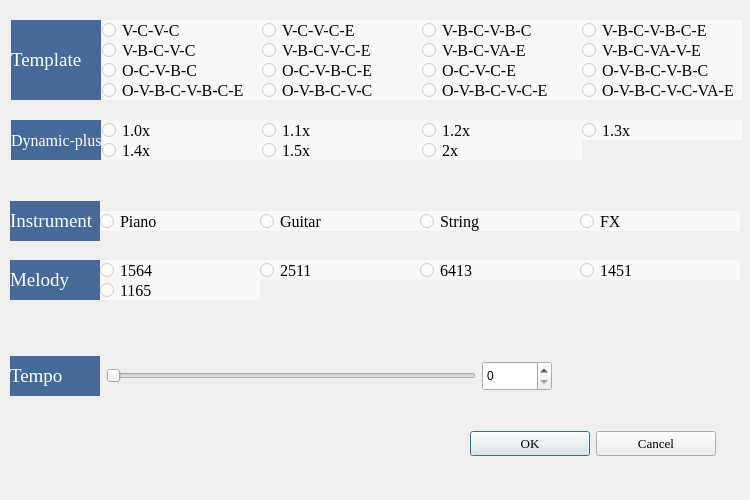
<?xml version="1.0" encoding="UTF-8"?>
<ui version="4.0">
 <class>professionalDialog</class>
 <widget class="QDialog" name="professionalDialog">
  <property name="geometry">
   <rect>
    <x>0</x>
    <y>0</y>
    <width>750</width>
    <height>500</height>
   </rect>
  </property>
  <property name="minimumSize">
   <size>
    <width>750</width>
    <height>500</height>
   </size>
  </property>
  <property name="maximumSize">
   <size>
    <width>750</width>
    <height>500</height>
   </size>
  </property>
  <property name="baseSize">
   <size>
    <width>500</width>
    <height>500</height>
   </size>
  </property>
  <property name="windowTitle">
   <string>Dialog</string>
  </property>
  <property name="styleSheet">
   <string notr="true">#professionalDialog{border-image: url(:/Picture3.png);}</string>
  </property>
  <widget class="QWidget" name="gridLayoutWidget_3">
   <property name="geometry">
    <rect>
     <x>10</x>
     <y>120</y>
     <width>732</width>
     <height>62</height>
    </rect>
   </property>
   <layout class="QGridLayout" name="gridLayout_3">
    <property name="sizeConstraint">
     <enum>QLayout::SetMaximumSize</enum>
    </property>
    <property name="spacing">
     <number>0</number>
    </property>
    <item row="0" column="3">
     <widget class="QRadioButton" name="dy15Button">
      <property name="minimumSize">
       <size>
        <width>160</width>
        <height>20</height>
       </size>
      </property>
      <property name="maximumSize">
       <size>
        <width>160</width>
        <height>20</height>
       </size>
      </property>
      <property name="font">
       <font>
        <family>Times New Roman</family>
        <pointsize>12</pointsize>
       </font>
      </property>
      <property name="styleSheet">
       <string notr="true">background-color: rgba(255, 255, 255, 150);</string>
      </property>
      <property name="text">
       <string>1.2x</string>
      </property>
     </widget>
    </item>
    <item row="1" column="1">
     <widget class="QRadioButton" name="dy30Button">
      <property name="minimumSize">
       <size>
        <width>160</width>
        <height>20</height>
       </size>
      </property>
      <property name="maximumSize">
       <size>
        <width>160</width>
        <height>20</height>
       </size>
      </property>
      <property name="font">
       <font>
        <family>Times New Roman</family>
        <pointsize>12</pointsize>
        <weight>50</weight>
        <bold>false</bold>
       </font>
      </property>
      <property name="styleSheet">
       <string notr="true">background-color: rgba(255, 255, 255, 150);</string>
      </property>
      <property name="text">
       <string>1.4x</string>
      </property>
     </widget>
    </item>
    <item row="1" column="3">
     <widget class="QRadioButton" name="dy50Button">
      <property name="minimumSize">
       <size>
        <width>160</width>
        <height>20</height>
       </size>
      </property>
      <property name="maximumSize">
       <size>
        <width>160</width>
        <height>20</height>
       </size>
      </property>
      <property name="font">
       <font>
        <family>Times New Roman</family>
        <pointsize>12</pointsize>
       </font>
      </property>
      <property name="styleSheet">
       <string notr="true">background-color: rgba(255, 255, 255, 150);</string>
      </property>
      <property name="text">
       <string>2x</string>
      </property>
     </widget>
    </item>
    <item row="0" column="0" rowspan="2" alignment="Qt::AlignHCenter">
     <widget class="QLabel" name="label_3">
      <property name="minimumSize">
       <size>
        <width>90</width>
        <height>40</height>
       </size>
      </property>
      <property name="maximumSize">
       <size>
        <width>90</width>
        <height>40</height>
       </size>
      </property>
      <property name="font">
       <font>
        <family>Times New Roman</family>
        <pointsize>12</pointsize>
       </font>
      </property>
      <property name="styleSheet">
       <string notr="true">background-color: rgba(51, 91, 143, 230);
color: rgb(255, 255, 255);</string>
      </property>
      <property name="text">
       <string>Dynamic-plus</string>
      </property>
     </widget>
    </item>
    <item row="0" column="4">
     <widget class="QRadioButton" name="dy20Button">
      <property name="minimumSize">
       <size>
        <width>160</width>
        <height>20</height>
       </size>
      </property>
      <property name="maximumSize">
       <size>
        <width>160</width>
        <height>20</height>
       </size>
      </property>
      <property name="font">
       <font>
        <family>Times New Roman</family>
        <pointsize>12</pointsize>
       </font>
      </property>
      <property name="styleSheet">
       <string notr="true">background-color: rgba(255, 255, 255, 150);</string>
      </property>
      <property name="text">
       <string>1.3x</string>
      </property>
     </widget>
    </item>
    <item row="1" column="2">
     <widget class="QRadioButton" name="dy40Button">
      <property name="minimumSize">
       <size>
        <width>160</width>
        <height>20</height>
       </size>
      </property>
      <property name="maximumSize">
       <size>
        <width>160</width>
        <height>20</height>
       </size>
      </property>
      <property name="font">
       <font>
        <family>Times New Roman</family>
        <pointsize>12</pointsize>
       </font>
      </property>
      <property name="styleSheet">
       <string notr="true">background-color: rgba(255, 255, 255, 150);</string>
      </property>
      <property name="text">
       <string>1.5x</string>
      </property>
     </widget>
    </item>
    <item row="0" column="2">
     <widget class="QRadioButton" name="dy10Button">
      <property name="minimumSize">
       <size>
        <width>160</width>
        <height>20</height>
       </size>
      </property>
      <property name="maximumSize">
       <size>
        <width>160</width>
        <height>20</height>
       </size>
      </property>
      <property name="font">
       <font>
        <family>Times New Roman</family>
        <pointsize>12</pointsize>
       </font>
      </property>
      <property name="styleSheet">
       <string notr="true">background-color: rgba(255, 255, 255, 150);</string>
      </property>
      <property name="text">
       <string>1.1x</string>
      </property>
     </widget>
    </item>
    <item row="0" column="1">
     <widget class="QRadioButton" name="dy05Button">
      <property name="minimumSize">
       <size>
        <width>160</width>
        <height>20</height>
       </size>
      </property>
      <property name="maximumSize">
       <size>
        <width>160</width>
        <height>20</height>
       </size>
      </property>
      <property name="font">
       <font>
        <family>Times New Roman</family>
        <pointsize>12</pointsize>
       </font>
      </property>
      <property name="styleSheet">
       <string notr="true">background-color: rgba(255, 255, 255, 150);</string>
      </property>
      <property name="text">
       <string>1.0x</string>
      </property>
     </widget>
    </item>
   </layout>
  </widget>
  <widget class="QWidget" name="gridLayoutWidget_2">
   <property name="geometry">
    <rect>
     <x>10</x>
     <y>350</y>
     <width>700</width>
     <height>53</height>
    </rect>
   </property>
   <layout class="QGridLayout" name="gridLayout_2">
    <property name="sizeConstraint">
     <enum>QLayout::SetMaximumSize</enum>
    </property>
    <item row="0" column="2" rowspan="2">
     <widget class="QSpinBox" name="tempospinBox">
      <property name="minimumSize">
       <size>
        <width>70</width>
        <height>30</height>
       </size>
      </property>
      <property name="maximumSize">
       <size>
        <width>70</width>
        <height>30</height>
       </size>
      </property>
     </widget>
    </item>
    <item row="0" column="1" rowspan="2">
     <widget class="QSlider" name="tempoSlider">
      <property name="minimumSize">
       <size>
        <width>370</width>
        <height>20</height>
       </size>
      </property>
      <property name="maximumSize">
       <size>
        <width>370</width>
        <height>20</height>
       </size>
      </property>
      <property name="orientation">
       <enum>Qt::Horizontal</enum>
      </property>
     </widget>
    </item>
    <item row="0" column="3" rowspan="2">
     <spacer name="horizontalSpacer">
      <property name="orientation">
       <enum>Qt::Horizontal</enum>
      </property>
      <property name="sizeType">
       <enum>QSizePolicy::Fixed</enum>
      </property>
      <property name="sizeHint" stdset="0">
       <size>
        <width>150</width>
        <height>20</height>
       </size>
      </property>
     </spacer>
    </item>
    <item row="0" column="0" rowspan="2">
     <widget class="QLabel" name="label_2">
      <property name="minimumSize">
       <size>
        <width>90</width>
        <height>40</height>
       </size>
      </property>
      <property name="maximumSize">
       <size>
        <width>90</width>
        <height>40</height>
       </size>
      </property>
      <property name="font">
       <font>
        <family>Times New Roman</family>
        <pointsize>14</pointsize>
       </font>
      </property>
      <property name="styleSheet">
       <string notr="true">background-color: rgba(51, 91, 143, 230);
color: rgb(255, 255, 255);</string>
      </property>
      <property name="text">
       <string>Tempo</string>
      </property>
     </widget>
    </item>
   </layout>
  </widget>
  <widget class="QWidget" name="layoutWidget">
   <property name="geometry">
    <rect>
     <x>470</x>
     <y>430</y>
     <width>248</width>
     <height>27</height>
    </rect>
   </property>
   <layout class="QHBoxLayout" name="horizontalLayout">
    <item>
     <widget class="QPushButton" name="prookButton">
      <property name="minimumSize">
       <size>
        <width>120</width>
        <height>25</height>
       </size>
      </property>
      <property name="maximumSize">
       <size>
        <width>120</width>
        <height>25</height>
       </size>
      </property>
      <property name="font">
       <font>
        <family>Times New Roman</family>
        <pointsize>10</pointsize>
       </font>
      </property>
      <property name="text">
       <string>OK</string>
      </property>
     </widget>
    </item>
    <item>
     <widget class="QPushButton" name="procancelButton">
      <property name="minimumSize">
       <size>
        <width>120</width>
        <height>25</height>
       </size>
      </property>
      <property name="maximumSize">
       <size>
        <width>120</width>
        <height>25</height>
       </size>
      </property>
      <property name="font">
       <font>
        <family>Times New Roman</family>
        <pointsize>10</pointsize>
       </font>
      </property>
      <property name="text">
       <string>Cancel</string>
      </property>
     </widget>
    </item>
   </layout>
  </widget>
  <widget class="QWidget" name="gridLayoutWidget">
   <property name="geometry">
    <rect>
     <x>10</x>
     <y>20</y>
     <width>732</width>
     <height>93</height>
    </rect>
   </property>
   <layout class="QGridLayout" name="gridLayout">
    <property name="sizeConstraint">
     <enum>QLayout::SetMaximumSize</enum>
    </property>
    <property name="spacing">
     <number>0</number>
    </property>
    <item row="2" column="2">
     <widget class="QRadioButton" name="OCVBCEButton">
      <property name="minimumSize">
       <size>
        <width>160</width>
        <height>20</height>
       </size>
      </property>
      <property name="maximumSize">
       <size>
        <width>160</width>
        <height>20</height>
       </size>
      </property>
      <property name="font">
       <font>
        <family>Times New Roman</family>
        <pointsize>12</pointsize>
       </font>
      </property>
      <property name="styleSheet">
       <string notr="true">background-color: rgba(255, 255, 255, 150);</string>
      </property>
      <property name="text">
       <string>O-C-V-B-C-E</string>
      </property>
     </widget>
    </item>
    <item row="1" column="2">
     <widget class="QRadioButton" name="VBCVCEButton">
      <property name="minimumSize">
       <size>
        <width>160</width>
        <height>20</height>
       </size>
      </property>
      <property name="maximumSize">
       <size>
        <width>160</width>
        <height>20</height>
       </size>
      </property>
      <property name="font">
       <font>
        <family>Times New Roman</family>
        <pointsize>12</pointsize>
       </font>
      </property>
      <property name="styleSheet">
       <string notr="true">background-color: rgba(255, 255, 255, 150);</string>
      </property>
      <property name="text">
       <string>V-B-C-V-C-E</string>
      </property>
     </widget>
    </item>
    <item row="1" column="3">
     <widget class="QRadioButton" name="VBCVAEButton">
      <property name="minimumSize">
       <size>
        <width>160</width>
        <height>20</height>
       </size>
      </property>
      <property name="maximumSize">
       <size>
        <width>160</width>
        <height>20</height>
       </size>
      </property>
      <property name="font">
       <font>
        <family>Times New Roman</family>
        <pointsize>12</pointsize>
       </font>
      </property>
      <property name="styleSheet">
       <string notr="true">background-color: rgba(255, 255, 255, 150);</string>
      </property>
      <property name="text">
       <string>V-B-C-VA-E</string>
      </property>
     </widget>
    </item>
    <item row="0" column="4">
     <widget class="QRadioButton" name="VBCVBCEButton">
      <property name="minimumSize">
       <size>
        <width>160</width>
        <height>20</height>
       </size>
      </property>
      <property name="maximumSize">
       <size>
        <width>160</width>
        <height>20</height>
       </size>
      </property>
      <property name="font">
       <font>
        <family>Times New Roman</family>
        <pointsize>12</pointsize>
       </font>
      </property>
      <property name="styleSheet">
       <string notr="true">background-color: rgba(255, 255, 255, 150);</string>
      </property>
      <property name="text">
       <string>V-B-C-V-B-C-E</string>
      </property>
     </widget>
    </item>
    <item row="0" column="1">
     <widget class="QRadioButton" name="VCVCButton">
      <property name="minimumSize">
       <size>
        <width>160</width>
        <height>20</height>
       </size>
      </property>
      <property name="maximumSize">
       <size>
        <width>160</width>
        <height>20</height>
       </size>
      </property>
      <property name="font">
       <font>
        <family>Times New Roman</family>
        <pointsize>12</pointsize>
        <weight>50</weight>
        <bold>false</bold>
       </font>
      </property>
      <property name="styleSheet">
       <string notr="true">background-color: rgba(255, 255, 255, 150);</string>
      </property>
      <property name="text">
       <string>V-C-V-C</string>
      </property>
     </widget>
    </item>
    <item row="1" column="4">
     <widget class="QRadioButton" name="VBCVAVEButton">
      <property name="minimumSize">
       <size>
        <width>160</width>
        <height>20</height>
       </size>
      </property>
      <property name="maximumSize">
       <size>
        <width>160</width>
        <height>20</height>
       </size>
      </property>
      <property name="font">
       <font>
        <family>Times New Roman</family>
        <pointsize>12</pointsize>
       </font>
      </property>
      <property name="styleSheet">
       <string notr="true">background-color: rgba(255, 255, 255, 150);</string>
      </property>
      <property name="text">
       <string>V-B-C-VA-V-E</string>
      </property>
     </widget>
    </item>
    <item row="2" column="4">
     <widget class="QRadioButton" name="OVBCVBCButton">
      <property name="minimumSize">
       <size>
        <width>160</width>
        <height>20</height>
       </size>
      </property>
      <property name="maximumSize">
       <size>
        <width>160</width>
        <height>20</height>
       </size>
      </property>
      <property name="font">
       <font>
        <family>Times New Roman</family>
        <pointsize>12</pointsize>
       </font>
      </property>
      <property name="styleSheet">
       <string notr="true">background-color: rgba(255, 255, 255, 150);</string>
      </property>
      <property name="text">
       <string>O-V-B-C-V-B-C</string>
      </property>
     </widget>
    </item>
    <item row="1" column="1">
     <widget class="QRadioButton" name="VBCVCButton">
      <property name="minimumSize">
       <size>
        <width>160</width>
        <height>20</height>
       </size>
      </property>
      <property name="maximumSize">
       <size>
        <width>160</width>
        <height>20</height>
       </size>
      </property>
      <property name="font">
       <font>
        <family>Times New Roman</family>
        <pointsize>12</pointsize>
       </font>
      </property>
      <property name="styleSheet">
       <string notr="true">background-color: rgba(255, 255, 255, 150);</string>
      </property>
      <property name="text">
       <string>V-B-C-V-C</string>
      </property>
     </widget>
    </item>
    <item row="0" column="3">
     <widget class="QRadioButton" name="VBCVBCButton">
      <property name="minimumSize">
       <size>
        <width>160</width>
        <height>20</height>
       </size>
      </property>
      <property name="maximumSize">
       <size>
        <width>160</width>
        <height>20</height>
       </size>
      </property>
      <property name="font">
       <font>
        <family>Times New Roman</family>
        <pointsize>12</pointsize>
       </font>
      </property>
      <property name="styleSheet">
       <string notr="true">background-color: rgba(255, 255, 255, 150);</string>
      </property>
      <property name="text">
       <string>V-B-C-V-B-C</string>
      </property>
     </widget>
    </item>
    <item row="2" column="1">
     <widget class="QRadioButton" name="OCVBCButton">
      <property name="minimumSize">
       <size>
        <width>160</width>
        <height>20</height>
       </size>
      </property>
      <property name="maximumSize">
       <size>
        <width>160</width>
        <height>20</height>
       </size>
      </property>
      <property name="font">
       <font>
        <family>Times New Roman</family>
        <pointsize>12</pointsize>
       </font>
      </property>
      <property name="styleSheet">
       <string notr="true">background-color: rgba(255, 255, 255, 150);</string>
      </property>
      <property name="text">
       <string>O-C-V-B-C</string>
      </property>
     </widget>
    </item>
    <item row="0" column="2">
     <widget class="QRadioButton" name="VCVCEButton">
      <property name="minimumSize">
       <size>
        <width>160</width>
        <height>20</height>
       </size>
      </property>
      <property name="maximumSize">
       <size>
        <width>160</width>
        <height>20</height>
       </size>
      </property>
      <property name="font">
       <font>
        <family>Times New Roman</family>
        <pointsize>12</pointsize>
       </font>
      </property>
      <property name="styleSheet">
       <string notr="true">background-color: rgba(255, 255, 255, 150);</string>
      </property>
      <property name="text">
       <string>V-C-V-C-E</string>
      </property>
     </widget>
    </item>
    <item row="2" column="3">
     <widget class="QRadioButton" name="OCVCEButton">
      <property name="minimumSize">
       <size>
        <width>160</width>
        <height>20</height>
       </size>
      </property>
      <property name="maximumSize">
       <size>
        <width>160</width>
        <height>20</height>
       </size>
      </property>
      <property name="font">
       <font>
        <family>Times New Roman</family>
        <pointsize>12</pointsize>
       </font>
      </property>
      <property name="styleSheet">
       <string notr="true">background-color: rgba(255, 255, 255, 150);</string>
      </property>
      <property name="text">
       <string>O-C-V-C-E</string>
      </property>
     </widget>
    </item>
    <item row="3" column="1">
     <widget class="QRadioButton" name="OVBCVBCEButton">
      <property name="minimumSize">
       <size>
        <width>160</width>
        <height>20</height>
       </size>
      </property>
      <property name="maximumSize">
       <size>
        <width>160</width>
        <height>20</height>
       </size>
      </property>
      <property name="font">
       <font>
        <family>Times New Roman</family>
        <pointsize>12</pointsize>
       </font>
      </property>
      <property name="styleSheet">
       <string notr="true">background-color: rgba(255, 255, 255, 150);</string>
      </property>
      <property name="text">
       <string>O-V-B-C-V-B-C-E</string>
      </property>
     </widget>
    </item>
    <item row="3" column="2">
     <widget class="QRadioButton" name="OVBCVCButton">
      <property name="minimumSize">
       <size>
        <width>160</width>
        <height>20</height>
       </size>
      </property>
      <property name="maximumSize">
       <size>
        <width>160</width>
        <height>20</height>
       </size>
      </property>
      <property name="font">
       <font>
        <family>Times New Roman</family>
        <pointsize>12</pointsize>
       </font>
      </property>
      <property name="styleSheet">
       <string notr="true">background-color: rgba(255, 255, 255, 150);</string>
      </property>
      <property name="text">
       <string>O-V-B-C-V-C</string>
      </property>
     </widget>
    </item>
    <item row="3" column="3">
     <widget class="QRadioButton" name="OVBCVCEButton">
      <property name="minimumSize">
       <size>
        <width>160</width>
        <height>20</height>
       </size>
      </property>
      <property name="maximumSize">
       <size>
        <width>160</width>
        <height>20</height>
       </size>
      </property>
      <property name="font">
       <font>
        <family>Times New Roman</family>
        <pointsize>12</pointsize>
       </font>
      </property>
      <property name="styleSheet">
       <string notr="true">background-color: rgba(255, 255, 255, 150);</string>
      </property>
      <property name="text">
       <string>O-V-B-C-V-C-E</string>
      </property>
     </widget>
    </item>
    <item row="3" column="4">
     <widget class="QRadioButton" name="OVBCVCVAEButton">
      <property name="minimumSize">
       <size>
        <width>160</width>
        <height>20</height>
       </size>
      </property>
      <property name="maximumSize">
       <size>
        <width>160</width>
        <height>20</height>
       </size>
      </property>
      <property name="font">
       <font>
        <family>Times New Roman</family>
        <pointsize>12</pointsize>
       </font>
      </property>
      <property name="styleSheet">
       <string notr="true">background-color: rgba(255, 255, 255, 150);</string>
      </property>
      <property name="text">
       <string>O-V-B-C-V-C-VA-E</string>
      </property>
     </widget>
    </item>
    <item row="0" column="0" rowspan="4" alignment="Qt::AlignHCenter">
     <widget class="QLabel" name="label">
      <property name="minimumSize">
       <size>
        <width>90</width>
        <height>80</height>
       </size>
      </property>
      <property name="maximumSize">
       <size>
        <width>90</width>
        <height>80</height>
       </size>
      </property>
      <property name="font">
       <font>
        <family>Times New Roman</family>
        <pointsize>14</pointsize>
       </font>
      </property>
      <property name="styleSheet">
       <string notr="true">background-color: rgba(51, 91, 143, 230);
color: rgb(255, 255, 255);</string>
      </property>
      <property name="text">
       <string>Template</string>
      </property>
     </widget>
    </item>
   </layout>
  </widget>
  <widget class="QWidget" name="gridLayoutWidget_4">
   <property name="geometry">
    <rect>
     <x>10</x>
     <y>190</y>
     <width>732</width>
     <height>62</height>
    </rect>
   </property>
   <layout class="QGridLayout" name="gridLayout_4">
    <property name="sizeConstraint">
     <enum>QLayout::SetMaximumSize</enum>
    </property>
    <property name="spacing">
     <number>0</number>
    </property>
    <item row="0" column="3" rowspan="2">
     <widget class="QRadioButton" name="stringButton">
      <property name="minimumSize">
       <size>
        <width>160</width>
        <height>20</height>
       </size>
      </property>
      <property name="maximumSize">
       <size>
        <width>160</width>
        <height>20</height>
       </size>
      </property>
      <property name="font">
       <font>
        <family>Times New Roman</family>
        <pointsize>12</pointsize>
       </font>
      </property>
      <property name="styleSheet">
       <string notr="true">background-color: rgba(255, 255, 255, 150);</string>
      </property>
      <property name="text">
       <string>String</string>
      </property>
     </widget>
    </item>
    <item row="0" column="1" rowspan="2">
     <widget class="QRadioButton" name="pianoButton">
      <property name="minimumSize">
       <size>
        <width>160</width>
        <height>20</height>
       </size>
      </property>
      <property name="maximumSize">
       <size>
        <width>160</width>
        <height>20</height>
       </size>
      </property>
      <property name="font">
       <font>
        <family>Times New Roman</family>
        <pointsize>12</pointsize>
       </font>
      </property>
      <property name="styleSheet">
       <string notr="true">background-color: rgba(255, 255, 255, 150);</string>
      </property>
      <property name="text">
       <string>Piano</string>
      </property>
     </widget>
    </item>
    <item row="0" column="2" rowspan="2">
     <widget class="QRadioButton" name="guitarButton">
      <property name="minimumSize">
       <size>
        <width>160</width>
        <height>20</height>
       </size>
      </property>
      <property name="maximumSize">
       <size>
        <width>160</width>
        <height>20</height>
       </size>
      </property>
      <property name="font">
       <font>
        <family>Times New Roman</family>
        <pointsize>12</pointsize>
       </font>
      </property>
      <property name="styleSheet">
       <string notr="true">background-color: rgba(255, 255, 255, 150);</string>
      </property>
      <property name="text">
       <string>Guitar</string>
      </property>
     </widget>
    </item>
    <item row="0" column="4" rowspan="2">
     <widget class="QRadioButton" name="FXButton">
      <property name="minimumSize">
       <size>
        <width>160</width>
        <height>20</height>
       </size>
      </property>
      <property name="maximumSize">
       <size>
        <width>160</width>
        <height>20</height>
       </size>
      </property>
      <property name="font">
       <font>
        <family>Times New Roman</family>
        <pointsize>12</pointsize>
       </font>
      </property>
      <property name="styleSheet">
       <string notr="true">background-color: rgba(255, 255, 255, 150);</string>
      </property>
      <property name="text">
       <string>FX</string>
      </property>
     </widget>
    </item>
    <item row="0" column="0" rowspan="2">
     <widget class="QLabel" name="label_4">
      <property name="minimumSize">
       <size>
        <width>90</width>
        <height>40</height>
       </size>
      </property>
      <property name="maximumSize">
       <size>
        <width>90</width>
        <height>40</height>
       </size>
      </property>
      <property name="font">
       <font>
        <family>Times New Roman</family>
        <pointsize>14</pointsize>
       </font>
      </property>
      <property name="styleSheet">
       <string notr="true">background-color: rgba(51, 91, 143, 230);
color: rgb(255, 255, 255);
</string>
      </property>
      <property name="text">
       <string>Instrument</string>
      </property>
     </widget>
    </item>
   </layout>
  </widget>
  <widget class="QWidget" name="gridLayoutWidget_5">
   <property name="geometry">
    <rect>
     <x>10</x>
     <y>260</y>
     <width>761</width>
     <height>80</height>
    </rect>
   </property>
   <layout class="QGridLayout" name="gridLayout_5" rowstretch="0,0" columnstretch="0,0,0,0,0">
    <property name="sizeConstraint">
     <enum>QLayout::SetMaximumSize</enum>
    </property>
    <property name="rightMargin">
     <number>0</number>
    </property>
    <property name="bottomMargin">
     <number>0</number>
    </property>
    <property name="spacing">
     <number>0</number>
    </property>
    <item row="0" column="3">
     <widget class="QRadioButton" name="melody6413Button">
      <property name="minimumSize">
       <size>
        <width>160</width>
        <height>20</height>
       </size>
      </property>
      <property name="maximumSize">
       <size>
        <width>160</width>
        <height>20</height>
       </size>
      </property>
      <property name="font">
       <font>
        <family>Times New Roman</family>
        <pointsize>12</pointsize>
       </font>
      </property>
      <property name="styleSheet">
       <string notr="true">background-color: rgba(255, 255, 255, 150);</string>
      </property>
      <property name="text">
       <string>6413</string>
      </property>
     </widget>
    </item>
    <item row="0" column="2">
     <widget class="QRadioButton" name="melody2511Button">
      <property name="minimumSize">
       <size>
        <width>160</width>
        <height>20</height>
       </size>
      </property>
      <property name="maximumSize">
       <size>
        <width>160</width>
        <height>20</height>
       </size>
      </property>
      <property name="font">
       <font>
        <family>Times New Roman</family>
        <pointsize>12</pointsize>
       </font>
      </property>
      <property name="styleSheet">
       <string notr="true">background-color: rgba(255, 255, 255, 150);</string>
      </property>
      <property name="text">
       <string>2511</string>
      </property>
     </widget>
    </item>
    <item row="0" column="1">
     <widget class="QRadioButton" name="melody1564Button">
      <property name="minimumSize">
       <size>
        <width>160</width>
        <height>20</height>
       </size>
      </property>
      <property name="maximumSize">
       <size>
        <width>160</width>
        <height>20</height>
       </size>
      </property>
      <property name="font">
       <font>
        <family>Times New Roman</family>
        <pointsize>12</pointsize>
       </font>
      </property>
      <property name="styleSheet">
       <string notr="true">background-color: rgba(255, 255, 255, 150);</string>
      </property>
      <property name="text">
       <string>1564</string>
      </property>
     </widget>
    </item>
    <item row="0" column="4">
     <widget class="QRadioButton" name="melody1451Button">
      <property name="minimumSize">
       <size>
        <width>160</width>
        <height>20</height>
       </size>
      </property>
      <property name="maximumSize">
       <size>
        <width>160</width>
        <height>20</height>
       </size>
      </property>
      <property name="font">
       <font>
        <family>Times New Roman</family>
        <pointsize>12</pointsize>
       </font>
      </property>
      <property name="styleSheet">
       <string notr="true">background-color: rgba(255, 255, 255, 150);</string>
      </property>
      <property name="text">
       <string>1451</string>
      </property>
     </widget>
    </item>
    <item row="1" column="1">
     <widget class="QRadioButton" name="melody1165Button">
      <property name="minimumSize">
       <size>
        <width>160</width>
        <height>20</height>
       </size>
      </property>
      <property name="maximumSize">
       <size>
        <width>160</width>
        <height>20</height>
       </size>
      </property>
      <property name="font">
       <font>
        <family>Times New Roman</family>
        <pointsize>12</pointsize>
       </font>
      </property>
      <property name="styleSheet">
       <string notr="true">background-color: rgba(255, 255, 255, 150);</string>
      </property>
      <property name="text">
       <string>1165</string>
      </property>
     </widget>
    </item>
    <item row="0" column="0" rowspan="2">
     <widget class="QLabel" name="label_5">
      <property name="minimumSize">
       <size>
        <width>90</width>
        <height>40</height>
       </size>
      </property>
      <property name="maximumSize">
       <size>
        <width>90</width>
        <height>40</height>
       </size>
      </property>
      <property name="font">
       <font>
        <family>Times New Roman</family>
        <pointsize>14</pointsize>
        <weight>50</weight>
        <bold>false</bold>
       </font>
      </property>
      <property name="styleSheet">
       <string notr="true">background-color: rgba(51, 91, 143, 230);
color: rgb(255, 255, 255);</string>
      </property>
      <property name="text">
       <string>Melody</string>
      </property>
     </widget>
    </item>
   </layout>
  </widget>
 </widget>
 <resources/>
 <connections>
  <connection>
   <sender>tempoSlider</sender>
   <signal>valueChanged(int)</signal>
   <receiver>tempospinBox</receiver>
   <slot>setValue(int)</slot>
   <hints>
    <hint type="sourcelabel">
     <x>318</x>
     <y>345</y>
    </hint>
    <hint type="destinationlabel">
     <x>521</x>
     <y>336</y>
    </hint>
   </hints>
  </connection>
  <connection>
   <sender>tempospinBox</sender>
   <signal>valueChanged(int)</signal>
   <receiver>tempoSlider</receiver>
   <slot>setValue(int)</slot>
   <hints>
    <hint type="sourcelabel">
     <x>511</x>
     <y>345</y>
    </hint>
    <hint type="destinationlabel">
     <x>296</x>
     <y>338</y>
    </hint>
   </hints>
  </connection>
 </connections>
</ui>
